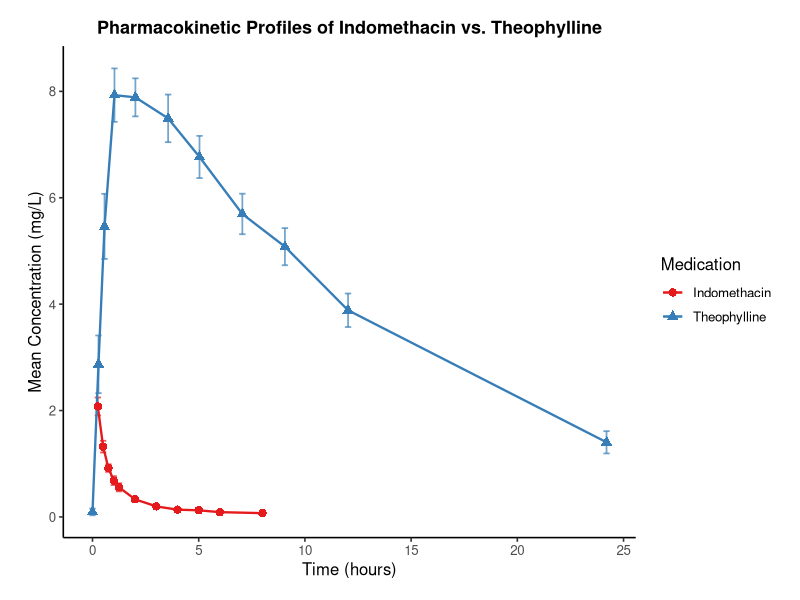

Source code (R):
library(ggplot2)
library(dplyr)
library(tidyr)

# 1. Clean Theophylline and calculate Standard Error (SE) using sample_index
clean_theophh <- Theoph |>
  drop_na(conc) |>
  group_by(Subject) |>
  mutate(sample_index = row_number()) |> 
  group_by(sample_index) |>
  summarize(
    time = mean(Time), 
    average_concentration = mean(conc),
    sd_conc = sd(conc, na.rm = TRUE),
    n       = n(),
    se_conc = sd_conc / sqrt(n), # Calculate Standard Error
    drug    = "Theophylline",
    .groups = "drop"
  ) |>
  select(time, average_concentration, se_conc, drug)

# 2. Clean Indomethacin and calculate Standard Error (SE) using time
clean_indomethh <- Indometh |>
  drop_na(conc) |>
  group_by(time) |>
  summarize(
    average_concentration = mean(conc),
    sd_conc = sd(conc, na.rm = TRUE),
    n       = n(),
    se_conc = sd_conc / sqrt(n), # Calculate Standard Error
    drug    = "Indomethacin",
    .groups = "drop"
  ) |>
  select(time, average_concentration, se_conc, drug)

# 3. Stack datasets vertically and sort chronologically
perfect_data_with_error <- bind_rows(clean_theophh, clean_indomethh) |> 
  arrange(drug, time)

# 4. Generate the final plot with error bars
ggplot(perfect_data_with_error, aes(x = time, y = average_concentration, color = drug, shape = drug)) +
  # Add the error bars (width = 0.3 controls the horizontal cap width)
  geom_errorbar(
    aes(ymin = average_concentration - se_conc, ymax = average_concentration + se_conc), 
    width = 0.3, 
    alpha = 0.7,
    linewidth = 0.6
  ) +
  geom_line(linewidth = 0.8) +
  geom_point(size = 2.5) +
  labs(
    title = "Pharmacokinetic Profiles of Indomethacin vs. Theophylline",
    x     = "Time (hours)",
    y     = "Mean Concentration (mg/L)",
    color = "Medication",
    shape = "Medication"
  ) +
  scale_color_brewer(palette = "Set1") + 
  theme_classic(base_size = 12) +
  theme(
    plot.title    = element_text(face = "bold", size = 13, hjust = 0.5),
    plot.margin   = margin(t = 15, r = 15, b = 15, l = 20), # Adds margin padding to prevent title clipping
    legend.position = "right"
  )
